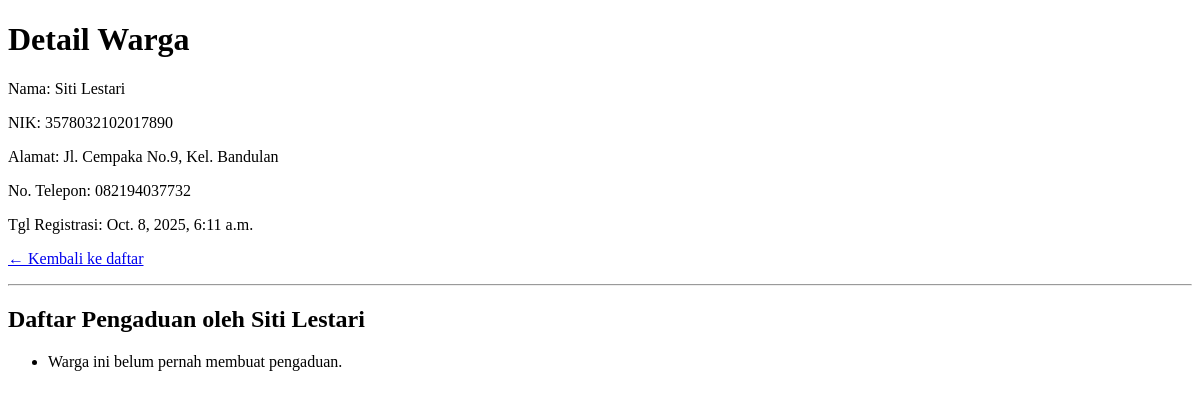
The app's page /warga/3/, older data.
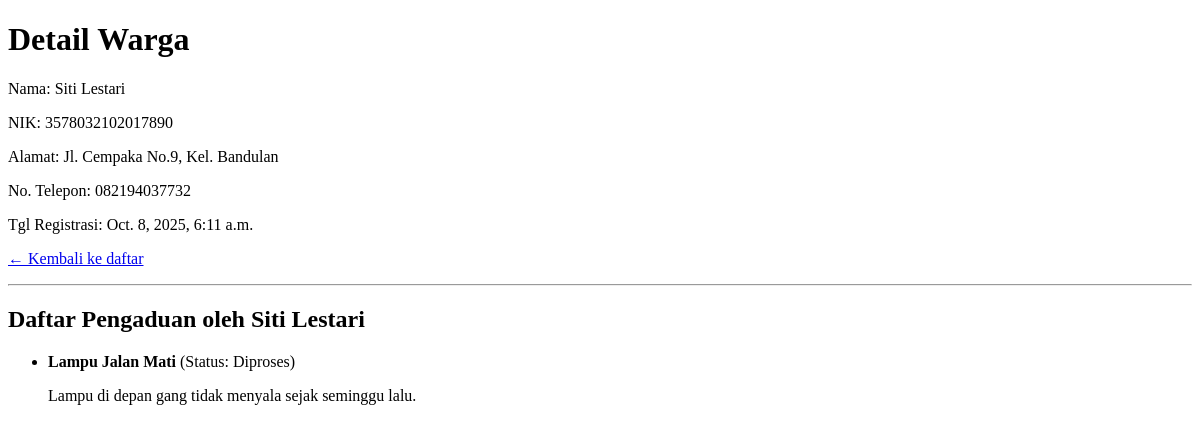
The same page, newer data.
### warga/models.py (models this page shows, shortened)
class Pengaduan(models.Model):
    STATUS_CHOICES = [
        ('BARU', 'Baru'),
        ('DIPROSES', 'Diproses'),
        ('SELESAI', 'Selesai'),
    ]
    judul = models.CharField(max_length=200)
    deskripsi = models.TextField()
    status = models.CharField(max_length=10, choices=STATUS_CHOICES, default='BARU')
    tanggal_lapor = models.DateTimeField(auto_now_add=True)
    pelapor = models.ForeignKey(Warga, on_delete=models.CASCADE, related_name='pengaduan')

### warga/views.py (the view)
# urls.py: path('<int:pk>/', WargaDetailView.as_view(), name='warga-detail'),
class WargaDetailView(DetailView):
    model = Warga  # template default: warga/warga_detail.html

### warga/templates/warga/warga_detail.html
<!DOCTYPE html>
<html>
<head><title>Detail Warga</title></head>
<body>
  <h1>Detail Warga</h1>
  <p>Nama: {{ object.nama_lengkap }}</p>
  <p>NIK: {{ object.nik }}</p>
  <p>Alamat: {{ object.alamat }}</p>
  <p>No. Telepon: {{ object.no_telepon }}</p>
  <p>Tgl Registrasi: {{ object.tanggal_registrasi }}</p>
  <p><a href="{% url 'warga-list' %}">← Kembali ke daftar</a></p>
  <hr>
<h2>Daftar Pengaduan oleh {{ object.nama_lengkap }}</h2>
<ul>
  {% for aduan in object.pengaduan.all %}
    <li>
      <strong>{{ aduan.judul }}</strong> (Status: {{ aduan.get_status_display }})
      <p>{{ aduan.deskripsi }}</p>
    </li>
  {% empty %}
    <li>Warga ini belum pernah membuat pengaduan.</li>
  {% endfor %}
</ul>
</body>
</html>

Row changes from the older to the newer data that the page shows:
added Pengaduan: judul "Lampu Jalan Mati", status "Diproses", deskripsi "Lampu di depan gang tidak menyala sejak seminggu lalu."
Text that changed along with them:
text no longer shown: "Warga ini belum pernah membuat pengaduan."
